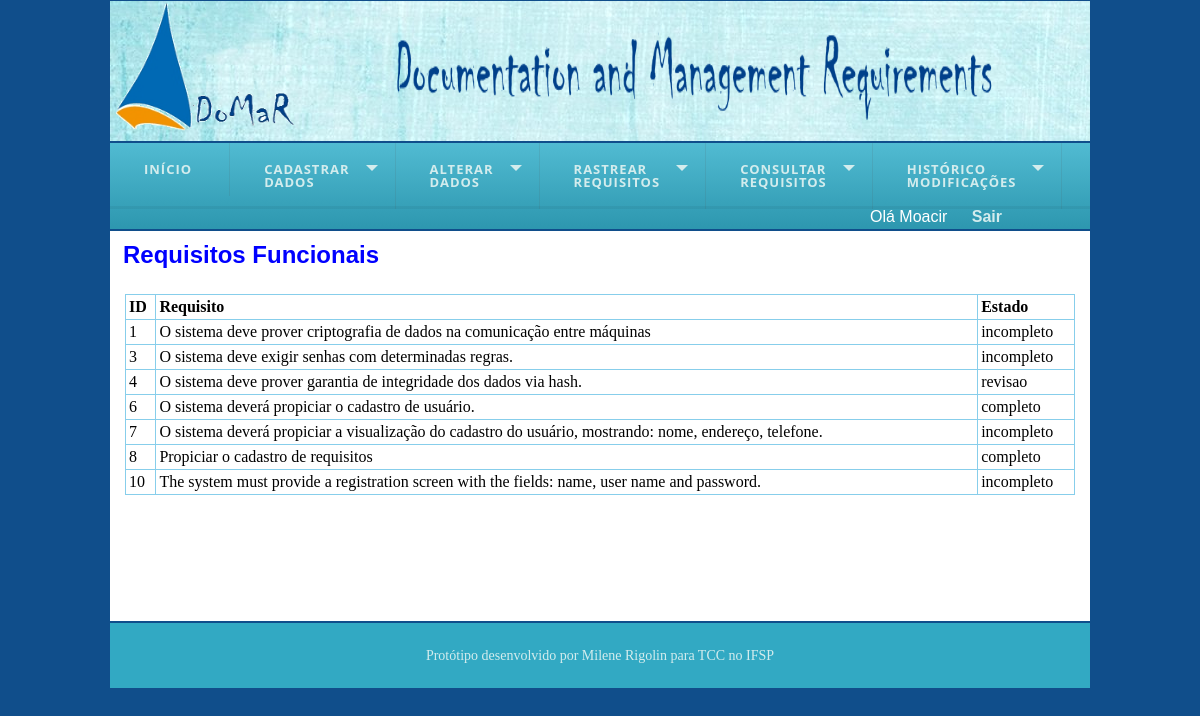
Page /mon_tipo_func.php (signed in) on the committed database.
### tables this page shows
CREATE TABLE `requisito` (
  `id` int(11) NOT NULL AUTO_INCREMENT,
  `texto_req` varchar(3000) NOT NULL,
  `descricao` varchar(300) DEFAULT NULL,
  `data` datetime NOT NULL,
  `categoria` varchar(100) DEFAULT NULL,
  `tipo` varchar(100) DEFAULT NULL,
  `estado` varchar(100) DEFAULT NULL,
  `prioridade` varchar(100) DEFAULT NULL,
  `origem_id` int(11) NOT NULL,
  `usuario_id_cliente` int(11) NOT NULL,
  `usuario_id_funcionario` int(11) NOT NULL,
  `titulo_req` varchar(80) NOT NULL,
  `id_user_alteracao` int(11) DEFAULT NULL,
  `ultima_alteracao` datetime DEFAULT NULL,
  PRIMARY KEY (`id`),
  KEY `fk_requisito_origem1_idx` (`origem_id`),
  KEY `fk_requisito_usuario1_idx` (`usuario_id_cliente`),
  KEY `fk_requisito_usuario2_idx` (`usuario_id_funcionario`),
  KEY `fk_requisito_id_user_alteracao` (`id_user_alteracao`),
  CONSTRAINT `fk_requisito_origem1` FOREIGN KEY (`origem_id`) REFERENCES `origem` (`id`) ON DELETE NO ACTION ON UPDATE NO ACTION
);

### mon_tipo_func.php (the view, shortened to what this page needs)
<?php
	include "template/topo.php";
?>
<div id = "content">
  <?php
		if($con){
			$sql = "select * from requisito WHERE tipo= 'funcional'";
			$rs = mysqli_query($con, $sql);
			if($rs){?>
				<h2> Requisitos Funcionais </h2><center>
				<table  align = "center">
					<tr align = "left">
						<th>ID</th>
						<th>Requisito</th>
						<th>Estado</th>
					</tr>
				<?php
					while ($valor = mysqli_fetch_array($rs)){
						echo "<tr align = 'center'>
								<td> ".$valor["id"]."</td>
								<td> ".$valor["texto_req"]."</td>
								<td> ".$valor["estado"]."</td>
							</tr>";
					}
					echo "</table></center>";
			}
			else{
				echo "Erro de Consulta de requisito: ".mysqli_error($con);
			}
		}
		else{
			echo "Erro de conexão: ".mysqli_error($con);
		}
 ?>
</div>
<?php
	include "template/rodape.php";
?>

### css/formatacao.css (style rules this page uses)
* { border: 0px; margin: 0px; }
body { background-color: #104E8B; }
#content { background:#FFFFFF; height: 380px; width: 970px; margin-top: 2px; margin-bottom: 2px; padding-top: 10px; padding-left: 5px; padding-right: 5px; float: right; overflow:auto; }
h2, h3 { color: #0000FF; font-family: Arial,Helvetica,sans-serif; padding-left: 8px; }
table, td, th, tr { border: 1px solid #87CEEB; border-collapse: collapse; padding: 3px; margin-top: 25px; text-align: left; }
table { width: 950px; }

### rows in the picture
requisito: id "1", texto_req "O sistema deve prover criptografia de dados na comunicação entre máquinas", estado "incompleto"
requisito: id "3", texto_req "O sistema deve exigir senhas com determinadas regras.", estado "incompleto"
requisito: id "4", texto_req "O sistema deve prover garantia de integridade dos dados via hash.", estado "revisao"
requisito: id "6", texto_req "O sistema deverá propiciar o cadastro de usuário.", estado "completo"
requisito: id "7", texto_req "O sistema deverá propiciar a visualização do cadastro do usuário, mostrando: nome, endereço, telefone.", estado "incompleto"
requisito: id "8", texto_req "Propiciar o cadastro de requisitos", estado "completo"
requisito: id "10", texto_req "The system must provide a registration screen with the fields: name, user name and password.", estado "incompleto"

### other values in the picture
$_SESSION['nome'] "Moacir"
